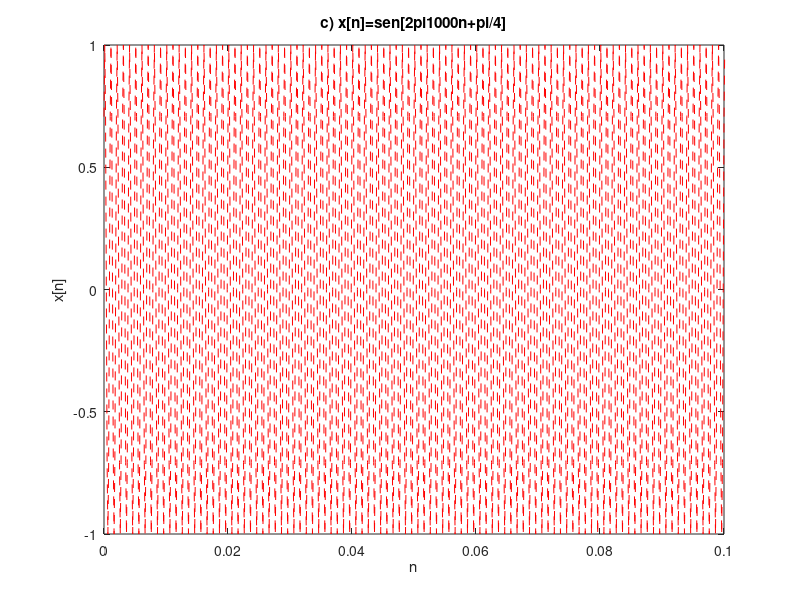

Write MATLAB code to recreate this figure.
%% 3)
fs = 8000;
dn_a = 1/fs;
n = 0:dn_a:1;
Xn_a = sin((2 * pi * 1000) * n + (pi / 4));
grid on
axis tight
plot(n, Xn_a, 'r--');
title('c) x[n]=sen[2pi1000n+pi/4]');
xlabel('n');
ylabel('x[n]');
xlim([0 0.1])
sound(Xn_a, fs)